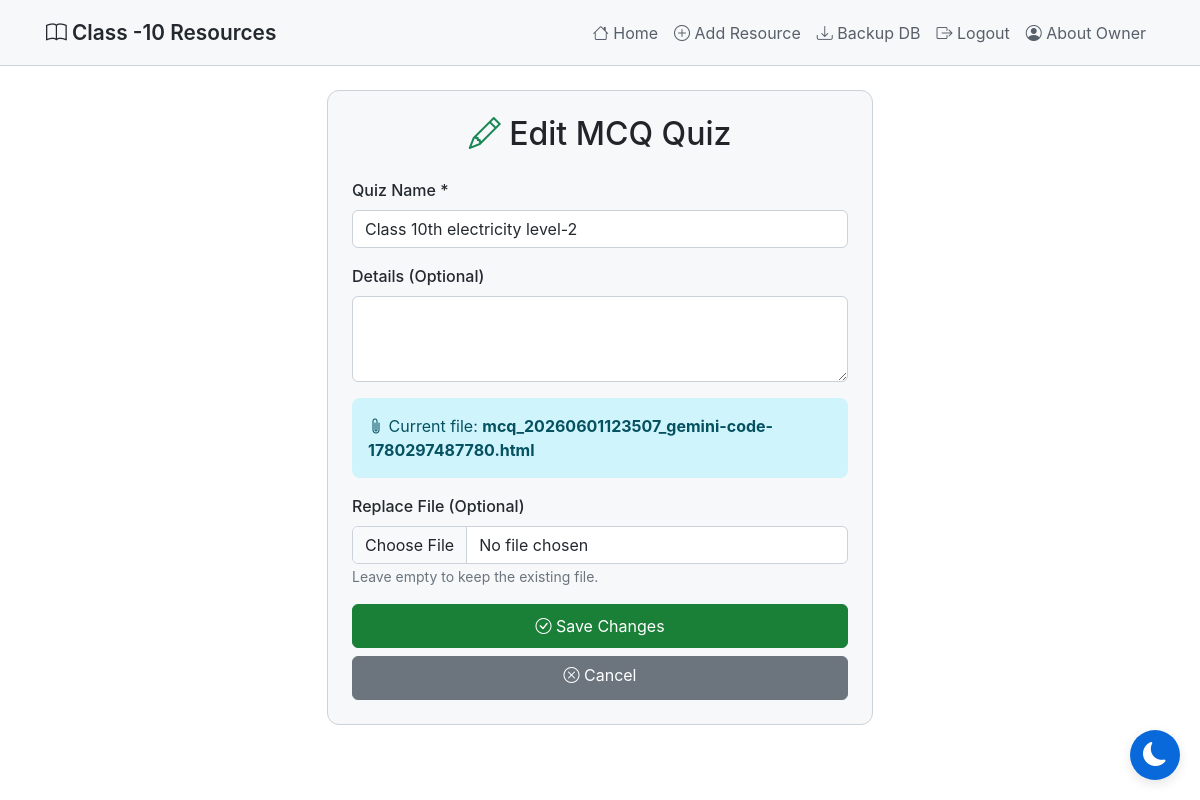
The app's page /edit-mcq/3 (signed in), older data.
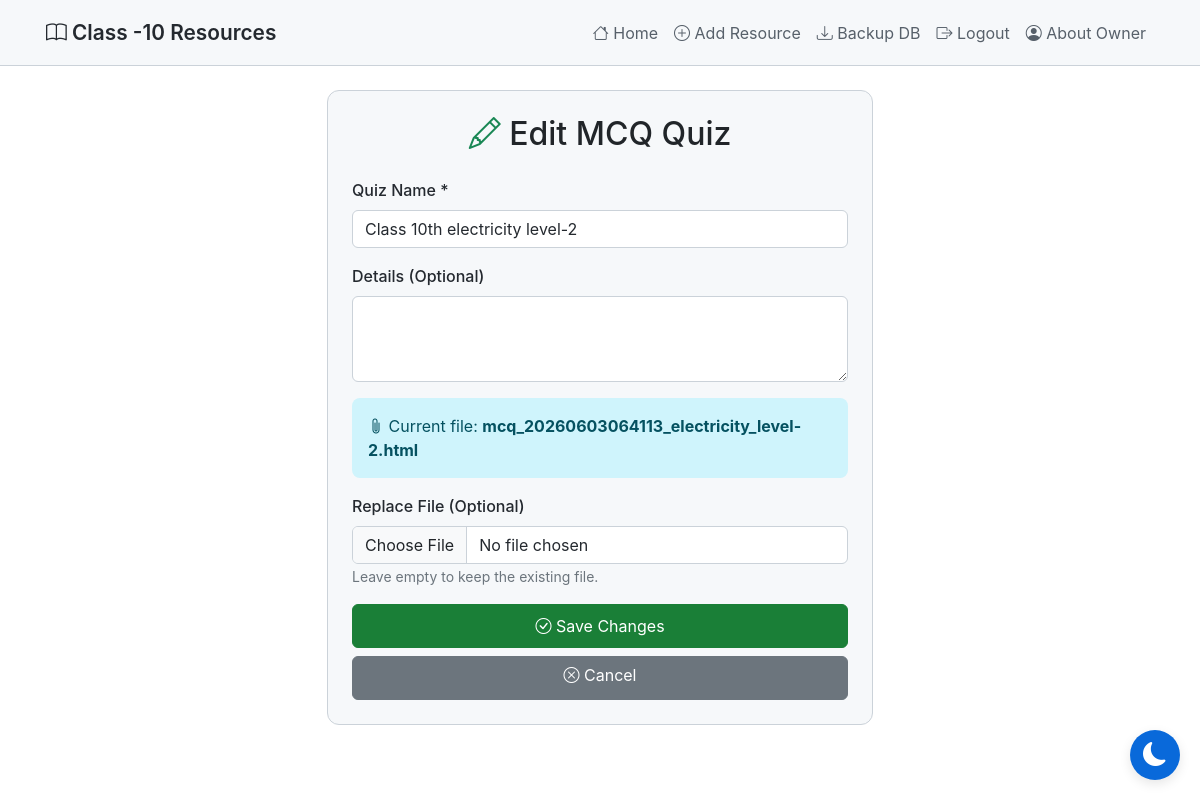
The same page, newer data.
### tables this page shows
CREATE TABLE mcq_quizzes
                 (id INTEGER PRIMARY KEY AUTOINCREMENT,
                  title TEXT NOT NULL,
                  details TEXT,
                  filename TEXT NOT NULL,
                  file_type TEXT NOT NULL,
                  created_at TIMESTAMP DEFAULT CURRENT_TIMESTAMP);

### app.py (the view, shortened to what this page needs)
@app.route('/edit-mcq/<int:id>', methods=['GET', 'POST'])
@login_required
def edit_mcq(id):
    conn = sqlite3.connect('database.db')
    conn.row_factory = sqlite3.Row
    c = conn.cursor()
    c.execute('SELECT * FROM mcq_quizzes WHERE id = ?', (id,))
    quiz = c.fetchone()
    if not quiz:
        conn.close()
        flash('MCQ quiz not found!', 'error')
        return redirect(url_for('practice_mcq'))
    conn.close()
    return render_template('edit_mcq.html', quiz=quiz)

### app.py (called while the page is built)
def login_required(f):
    @wraps(f)
    def decorated_function(*args, **kwargs):
        if 'admin' not in session:
            return redirect(url_for('login'))
        return f(*args, **kwargs)
    return decorated_function

### templates/edit_mcq.html (shortened to what this page needs)
{% extends "base.html" %}
{% block content %}
<div class="row justify-content-center mt-4">
    <div class="col-md-8 col-lg-6">
        <div class="card">
            <div class="card-body p-4">
                <h2 class="text-center mb-4">
                    <i class="bi bi-pencil text-success"></i> Edit MCQ Quiz
                </h2>
                <form method="POST" enctype="multipart/form-data">
                    <div class="mb-3">
                        <label for="title" class="form-label">Quiz Name *</label>
                        <input type="text" class="form-control" id="title" name="title" value="{{ quiz['title'] }}" required>
                    </div>
                    <div class="mb-3">
                        <label for="details" class="form-label">Details (Optional)</label>
                        <textarea class="form-control" id="details" name="details" rows="3">{{ quiz['details'] or '' }}</textarea>
                    </div>
                    <div class="alert alert-info">
                        <i class="bi bi-paperclip"></i>
                        Current file: <strong>{{ quiz['filename'] }}</strong>
                    </div>
                    <div class="mb-3">
                        <label for="file" class="form-label">Replace File (Optional)</label>
                        <input type="file" class="form-control" id="file" name="file" accept=".pdf,.doc,.docx,.md,.txt,.html,.htm">
                        <small class="text-secondary">
                            Leave empty to keep the existing file.
                        </small>
                    </div>
                    <div class="d-grid gap-2">
                        <button type="submit" class="btn btn-success">
                            <i class="bi bi-check-circle"></i> Save Changes
                        </button>
                        <a href="{{ url_for('practice_mcq') }}" class="btn btn-secondary">
                            <i class="bi bi-x-circle"></i> Cancel
                        </a>
                    </div>
                </form>
            </div>
        </div>
    </div>
</div>
{% endblock %}

### templates/base.html (shortened to what this page needs)
<!DOCTYPE html>
<html lang="en" data-theme="light">
<head>
    <link href="https://cdn.jsdelivr.net/npm/bootstrap@5.3.2/dist/css/bootstrap.min.css" rel="stylesheet">
    <link rel="stylesheet" href="https://cdn.jsdelivr.net/npm/bootstrap-icons@1.11.1/font/bootstrap-icons.css">
</head>
<body>
    <nav class="navbar navbar-expand-lg navbar-dark">
        <div class="container">
            <a class="navbar-brand" href="{{ url_for('index') }}">
                <i class="bi bi-book"></i> Class -10 Resources
            </a>
            <div class="collapse navbar-collapse" id="navbarNav">
                <ul class="navbar-nav ms-auto">
                    <li class="nav-item">
                        <a class="nav-link" href="{{ url_for('index') }}">
                            <i class="bi bi-house"></i> Home
                        </a>
                    </li>
                    {% if session.admin %}
                    <li class="nav-item">
                        <a class="nav-link" href="{{ url_for('add_resource') }}">
                            <i class="bi bi-plus-circle"></i> Add Resource
                        </a>
                    </li>
                    <li class="nav-item">
                        <a class="nav-link" href="{{ url_for('download_database') }}">
                            <i class="bi bi-download"></i> Backup DB
                        </a>
                    </li>
                    <li class="nav-item">
                        <a class="nav-link" href="{{ url_for('logout') }}">
                            <i class="bi bi-box-arrow-right"></i> Logout
                        </a>
                    </li>
                    {% else %}
                    <li class="nav-item">
                        <a class="nav-link" href="{{ url_for('login') }}">
                            <i class="bi bi-shield-lock"></i> Admin Login
                        </a>
                    </li>
                    {% endif %}
                    <li class="nav-item">
                        <a class="nav-link" href="{{ url_for('about_owner') }}">
                            <i class="bi bi-person-circle"></i> About Owner
                        </a>
                    </li>
                </ul>
            </div>
        </div>
    </nav>
    <div class="container mt-4">
        {% block content %}{% endblock %}
    </div>
    <button class="theme-toggle" id="themeToggle" aria-label="Toggle theme">
        <i class="bi bi-moon-fill" id="themeIcon"></i>
    </button>
</body>
</html>

### templates/base.html (style rules this page uses)
:root { --bg-primary: #ffffff; --bg-secondary: #f6f8fa; --bg-tertiary: #ffffff; --text-primary: #24292f; --text-secondary: #57606a; --border-color: #cbd2d9; --accent-color: #0969da; --success-color: #1a7f37; --danger-color: #cf222e; --shadow-color: rgba(0, 0, 0, 0.1); }
body { background-color: var(--bg-primary); color: var(--text-primary); font-family: -apple-system, BlinkMacSystemFont, 'Segoe UI', 'Noto Sans', Helvetica, Arial, sans-serif; min-height: 100vh; transition: background-color 0.3s ease, color 0.3s ease; }
* { transition: background-color 0.3s ease, color 0.3s ease, border-color 0.3s ease; }
.navbar { background-color: var(--bg-secondary) !important; border-bottom: 1px solid var(--border-color); padding: 0.75rem 0; }
.navbar .container { padding-left: 1rem; padding-right: 1rem; }
.navbar-brand { font-weight: 600; color: var(--text-primary) !important; font-size: 1.3rem; }
.nav-link { color: var(--text-secondary) !important; transition: color 0.3s ease; }
.btn { min-height: 44px; }
.btn-success { background-color: var(--success-color); border-color: var(--success-color); }
.card { background-color: var(--bg-secondary); border: 1px solid var(--border-color); border-radius: 12px; transition: all 0.3s ease; overflow: hidden; }
.card-body { padding: 1.5rem; }
.form-control, .form-select { background-color: var(--bg-tertiary); border: 1px solid var(--border-color); color: var(--text-primary); }
.form-label { color: var(--text-primary); font-weight: 500; }
.alert { border-radius: 8px; border: none; }
.theme-toggle { position: fixed; bottom: 20px; right: 20px; width: 50px; height: 50px; border-radius: 50%; background: var(--accent-color); border: none; color: white; font-size: 1.5rem; cursor: pointer; box-shadow: 0 4px 12px var(--shadow-color); transition: all 0.3s ease; z-index: 1000; display: flex; align-items: center; justify-content: center; }

Row changes from the older to the newer data that the page shows:
changed mcq_quizzes "Class 10th electricity level-2": filename "mcq_20260601123507_gemini-code-1780297487780.html" → "mcq_20260603064113_electricity_level-2.html"
